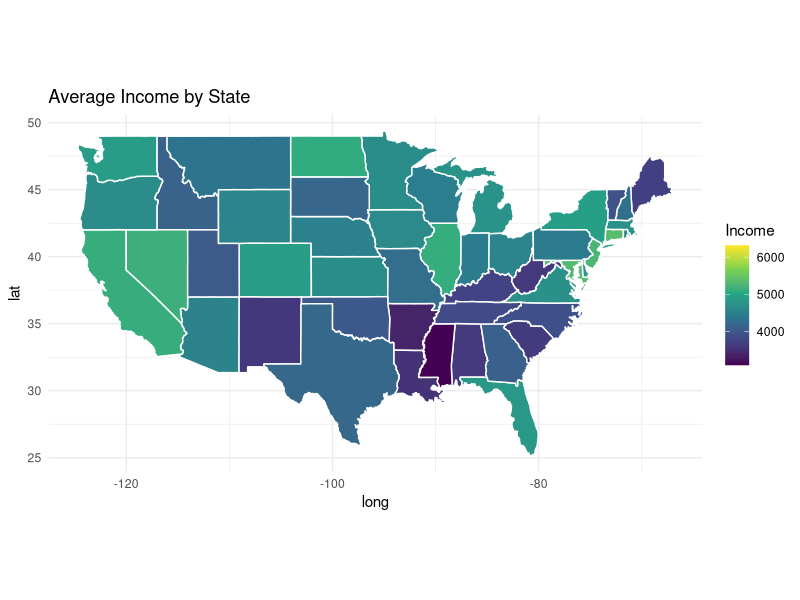
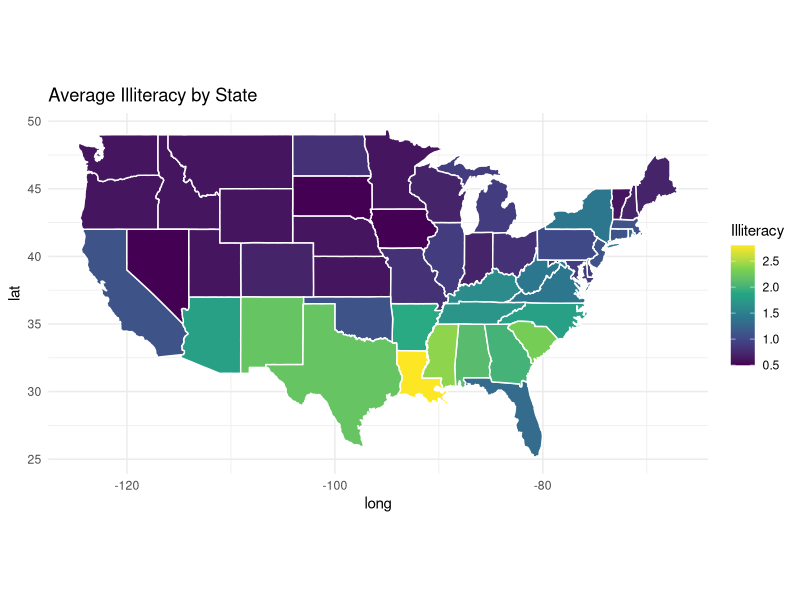

Source code (R) for these figures, in order:
## ---- chunk 1
library(tidyverse)
library(dplyr)
library(stringr)
## ---- chunk 2
energy_sources <- c("Solar (MWh)", "Wind (GWh)", "Coal (MWh)", "Hydro (kWh)")
## ---- chunk 3
str_detect(energy_sources, "Wind|Hydro")
## ---- chunk 4
str_extract(energy_sources, "\\b[MGk]Wh\\b")
## ---- chunk 5
sources_clean = str_replace(energy_sources, "\\s\\(.*\\)", "") |> str_trim()
sources_clean
## ---- chunk 6
energy_clean = tibble(
    source=sources_clean,
    unit=str_extract(energy_sources, "[MGk]Wh")
)
energy_clean
## ---- chunk 7
# Load datasets
library(dplyr)

# Convert matrix to data frame
states <- data.frame(state.x77)

# Add state names as a new column
states$state <- rownames(states)

# select and reorder columns
states <- states |>
  select(state, Income, Population, Illiteracy)
# table for regions
regions <- data.frame(state = state.name, region = state.region)

states
regions
## ---- chunk 8
states_left_join <- states |> left_join(regions, by="state")
## ---- chunk 9
states_inner_join <- states |> inner_join(regions, by="state")
#It's the same because both states and region have same states.
## ---- chunk 10
states_anti_join <- states |> anti_join(regions, by="state")
#0 mismatches, mismatches might come from typos, missing rows, etc. 
## ---- chunk 11
states_longer <- states |> pivot_longer(
cols = c(Income, Population, Illiteracy),
names_to = "metric",
values_to = "value"
)
## ---- chunk 12
library(tidyverse)

# Sample sales data
sales <- tibble(
  Store = c("Store A", "Store B", "Store C"),
  Jan_Sales = c(100, 150, 120),
  Feb_Sales = c(200, 180, 130),
  Mar_Sales = c(150, 200, 140)
)

sales
## ---- chunk 13
sales_long <- sales |> pivot_longer(cols=Jan_Sales:Mar_Sales, names_to="Month", values_to="Sales")
sales_long
## ---- chunk 14
sales_long <- sales_long |>
    mutate(Month=str_remove(Month,"_Sales"))
sales_long
## ---- chunk 15
sales_wide <- sales_long |>
    pivot_wider(names_from=Month, values_from=Sales)
sales_wide
## ---- chunk 16
library(ggplot2)
library(maps)
library(dplyr)

us_map <- map_data("state")

state_data <- states |>
  left_join(regions, by = "state") |>
  mutate(state = tolower(state))

us_map
state_data
## ---- chunk 17
us_map <- us_map |>
    rename(state = region)
us_map_joined <- left_join(state_data, us_map, by="state")
us_map_joined
## ---- chunk 18
ggplot(us_map_joined, aes(long, lat, group = group, fill = Income)) +
  geom_polygon(color = "white") +
  coord_fixed(1.3) +
  theme_minimal() +
  scale_fill_viridis_c() +
  labs(title = "Average Income by State")
## ---- chunk 19
ggplot(us_map_joined, aes(long, lat, group = group, fill = Illiteracy)) +
  geom_polygon(color = "white") +
  coord_fixed(1.3) +
  theme_minimal() +
  scale_fill_viridis_c() +
  labs(title = "Average Illiteracy by State")
